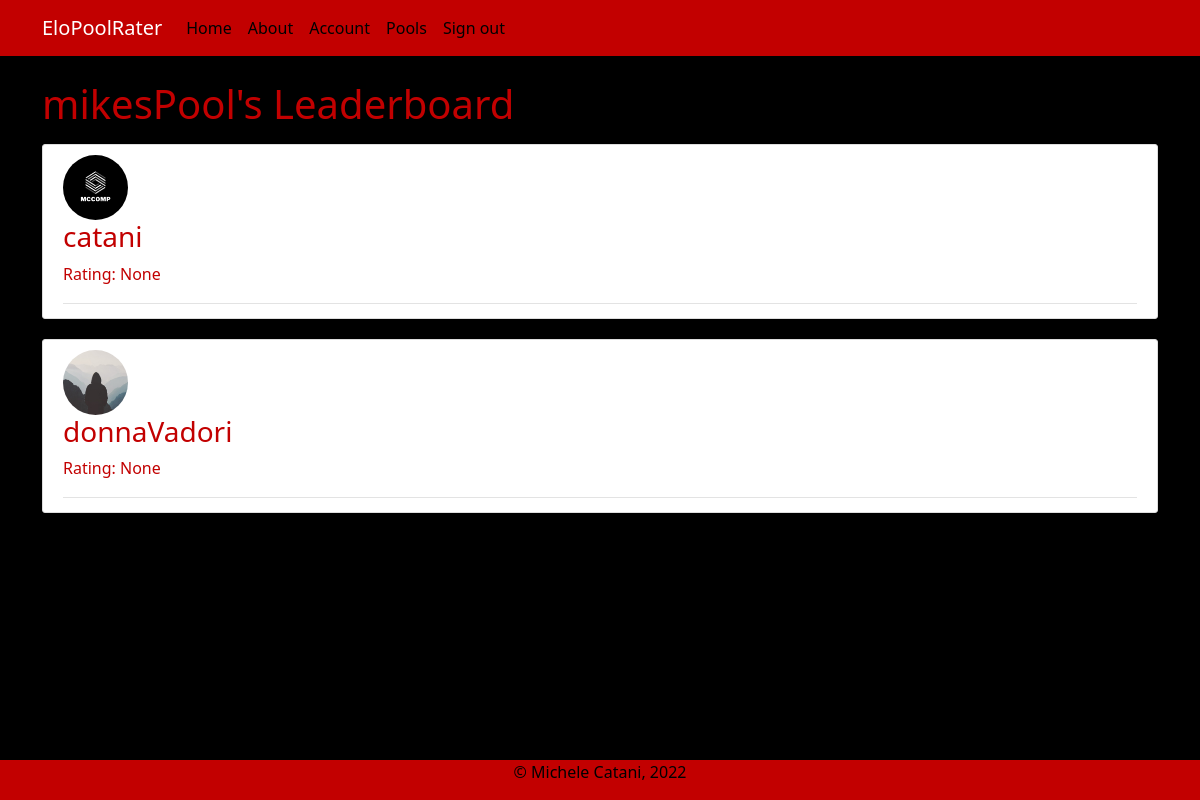
Before: /pools/mikesPool (signed in) with the older database file.
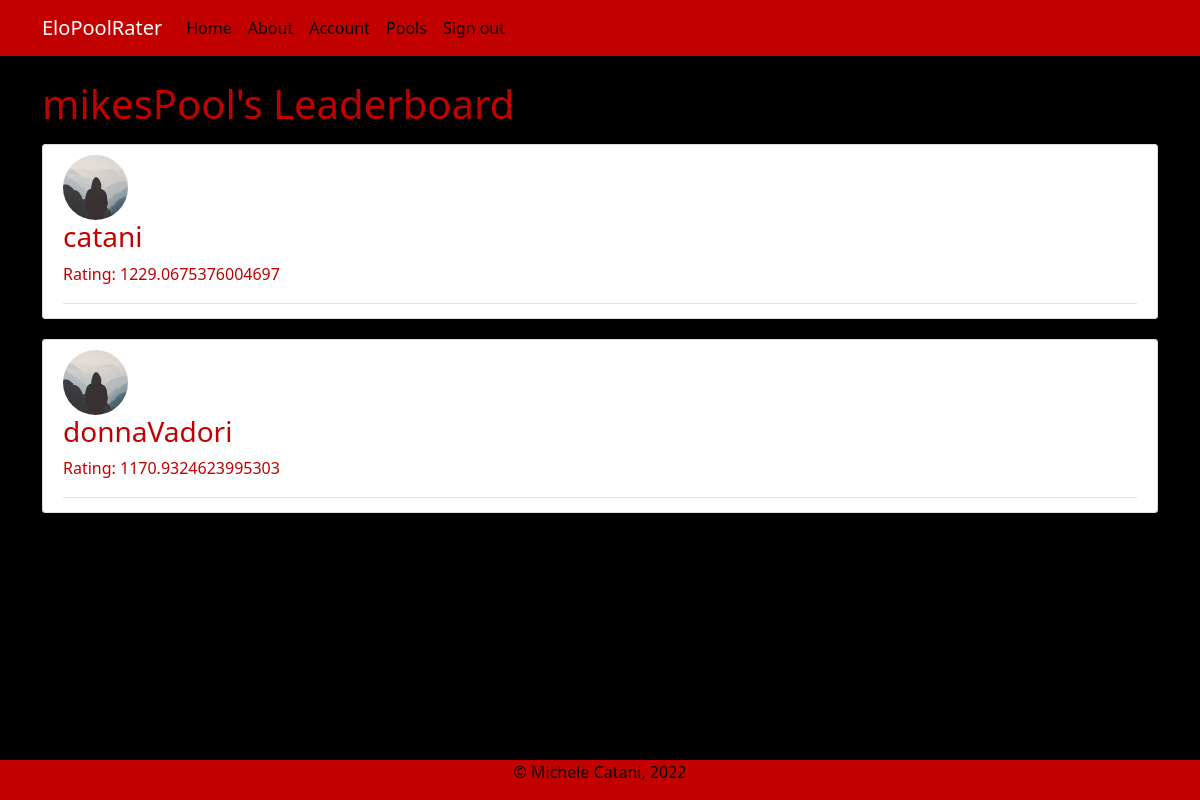
After: the same page with the newer database file.
### rankTheBoysApp/models.py (models this page shows, shortened)
class Pool(db.Model):
    __tablename__ = 'pools'
    id = db.Column(db.Integer, primary_key=True)
    name = db.Column(db.String(20), nullable=False)
    users = db.relationship('User', secondary='userpools')

class User(db.Model, UserMixin):
    __tablename__ = 'users'
    id = db.Column(db.Integer, primary_key=True)
    username = db.Column(db.String(20), unique=True, nullable=False)
    email = db.Column(db.String(120), unique=True, nullable=False)
    image_file = db.Column(db.String(20), nullable=False, default='default.jpg')
    password = db.Column(db.String(60), nullable=False)
    pools = db.relationship('Pool', secondary='userpools')

class UserPool(db.Model):
    __tablename__ = 'userpools'
    id = db.Column(db.Integer, primary_key=True)
    user_id = db.Column(db.Integer, db.ForeignKey('users.id'))
    pool_id = db.Column(db.Integer, db.ForeignKey('pools.id'))
    rating = db.Column(db.Float, nullable = False, default=1200)
    user = db.relationship(User, backref=backref('userpools', cascade="all, delete-orphan"))
    pool = db.relationship(Pool, backref=backref('userpools', cascade="all, delete-orphan"))

### rankTheBoysApp/pools/routes.py (the view)
@thePools.route("/pools/<string:poolname>", methods=['GET', 'POST'])
@login_required
def leaderboard(poolname):
    page = request.args.get('page', 1, type=int)
    pool = Pool.query.filter_by(name=poolname).first()
    users = db.session.query(User, UserPool).join(User).filter(UserPool.pool_id==pool.id).order_by(UserPool.rating.desc()).all()
    return render_template('leaderboard.html', users=users, pool=pool)

### rankTheBoysApp/models.py (called while the page is built)
@login_manager.user_loader
def load_user(user_id):
    return User.query.get(int(user_id))

### rankTheBoysApp/templates/leaderboard.html
{% extends "layout.html" %}
{%block content%}
    <h1 class="mb-3"> {{pool.name}}'s Leaderboard </h1>
    {% for user, userpool in users %}
    <div class="content-section">
        <div media-content-section>
            <img class="rounded-circle article-img" src="{{ url_for('static', filename='profile_pics/' + user.image_file) }}">
            <div class="media-body">
                <div class="article-metadata">
                    <h3> {{ user.username }}</h3>
                    <p> Rating: {{ userpool.rating }} <p>
                </div>
            </div>
        </div>
    </div>
    {% endfor %}
{% endblock %}

### rankTheBoysApp/templates/layout.html (shortened to what this page needs)
<!DOCTYPE html>
<html>
<head>
    <link href="https://cdn.jsdelivr.net/npm/bootstrap@5.1.3/dist/css/bootstrap.min.css" rel="stylesheet">
    <link rel="stylesheet" type ="text/css" href="{{url_for('static', filename='main.css')}}">
</head>
<body>
    <header class="site-header">
        <nav class="navbar navbar-expand-md navbar-dark bg-steel fixed-top">
          <div class="container">
            <a class="navbar-brand" href="/"> EloPoolRater </a>
            <div class="collapse navbar-collapse" id="navbarToggle">
              <div class="navbar-nav mr-auto">
                <a class="nav-item nav-link" href="/">Home</a>
                <a class="nav-item nav-link" href="/about">About</a>
              </div>
              <div class="navbar-nav">
                {% if current_user.is_authenticated %}
                  <a class="nav-item nav-link" href="/account">Account</a>
                  <a class="nav-item nav-link" href="/pools">Pools</a>
                  <a class="nav-item nav-link" href="/logout">Sign out</a>
                {% else %}
                  <a class="nav-item nav-link" href="/login">Login</a>
                  <a class="nav-item nav-link" href="/register">Register</a>
                {% endif %}
              </div>
            </div>
          </div>
        </nav>
      </header>
      <main role="main" class="container">
        <div class="row">
          <div class="col-md-12">
            {% block content %}{% endblock %}
          </div>
        </div>
      </main>
      <div class="footer">
        <p> &copy Michele Catani, 2022 </p>
      </div>
</body>
</html>

### rankTheBoysApp/static/main.css (style rules this page uses)
body { background: #000000; color: #c20000; margin-top: 5rem; }
h1, h2, h3, h4, h5, h6 { color: #c20000; }
.bg-steel { background-color: #c20000; }
.site-header .navbar-nav .nav-link { color: #000000; }
.navbar-brand { color: #000000; }
.content-section { background: #ffffff; padding: 10px 20px; border: 1px solid #dddddd; border-radius: 3px; margin-bottom: 20px; }
.article-img { height: 65px; width: 65px; margin-right: 16px; }
.article-metadata { padding-bottom: 1px; margin-bottom: 4px; border-bottom: 1px solid #e3e3e3 }
.footer { position: fixed; left:0; bottom:0; width: 100%; background-color:#c20000; color: #000000; text-align: center; }

Changed rows visible on the page:
changed User "catani": image_file: picture removed, a placeholder shows; rating "None" → "1229.0675376004697"
changed User "donnaVadori": rating "None" → "1170.9324623995303"
